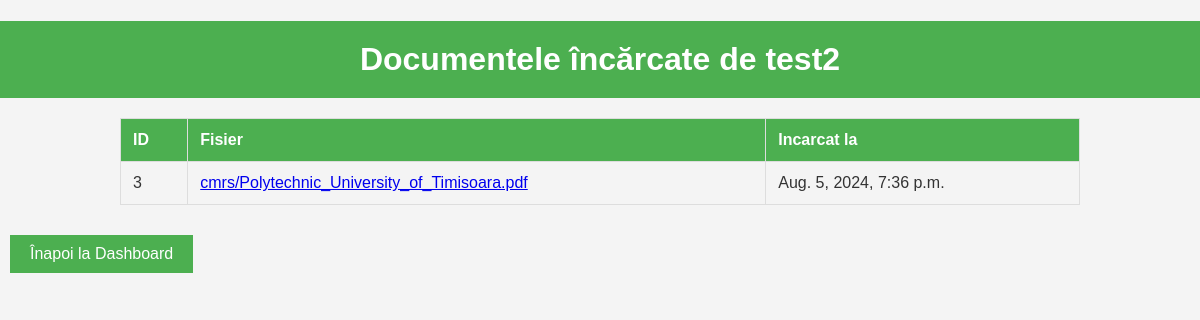
Screenshot of /user/3/ (signed in) with the database file from the repository.
### cmr_app/models.py (models this page shows, shortened)
class CMR(models.Model):
    user = models.ForeignKey(User, on_delete=models.CASCADE)
    file = models.FileField(upload_to='cmrs/')
    uploaded_at = models.DateTimeField(auto_now_add=True)

### cmr_app/views.py (the view)
# urls.py: path('user/<int:user_id>/', views.user_documents, name='user_documents'),
@user_passes_test(lambda u: u.is_staff)
def user_documents(request, user_id):
    user = get_object_or_404(User, id=user_id)
    documents = CMR.objects.filter(user=user)
    return render(request, 'cmr_app/user_documents.html', {'user': user, 'documents': documents})

### cmr_app/templates/cmr_app/user_documents.html (shortened to what this page needs)
<!DOCTYPE html>
<html>
<head>
    {% load static %}
    {% load custom_filters %}
    <link rel="stylesheet" type="text/css" href="{% static 'cmr_app/styles.css' %}">
</head>
<body>
    <h1>Documentele încărcate de {{ user.username }}</h1>
    <table>
        <tr>
            <th>ID</th>
            <th>Fisier</th>
            <th>Incarcat la</th>
        </tr>
        {% for document in documents %}
        <tr>
            <td>{{ document.id }}</td>
            <td><a href="{{ document.file.url }}">{{ document.file.name|basename }}</a></td>
            <td>{{ document.uploaded_at }}</td>
        </tr>
        {% endfor %}
    </table>
    <a href="{% url 'cmr_app:dashboard' %}" class="button">Înapoi la Dashboard</a>
</body>
</html>

### cmr_app/static/cmr_app/styles.css (style rules this page uses)
body { font-family: Arial, sans-serif; background-color: #f4f4f4; color: #333; margin: 0; padding: 0; }
h1 { background-color: #4CAF50; color: white; padding: 20px; text-align: center; margin-bottom: 20px; }
table { width: 80%; margin: 20px auto; border-collapse: collapse; }
table, th, td { border: 1px solid #ddd; }
th, td { padding: 12px; text-align: left; }
th { background-color: #4CAF50; color: white; }
button, .button { background-color: #4CAF50; color: white; border: none; padding: 10px 20px; margin: 10px; cursor: pointer; text-decoration: none; display: inline-block; text-align: center; }

### rows the page displays
CMR: id "3", file.name|basename "cmrs/Polytechnic_University_of_Timisoara.pdf", uploaded_at "Aug. 5, 2024, 7:36 p.m."

### other values shown
{{ user.username }} "test2"
